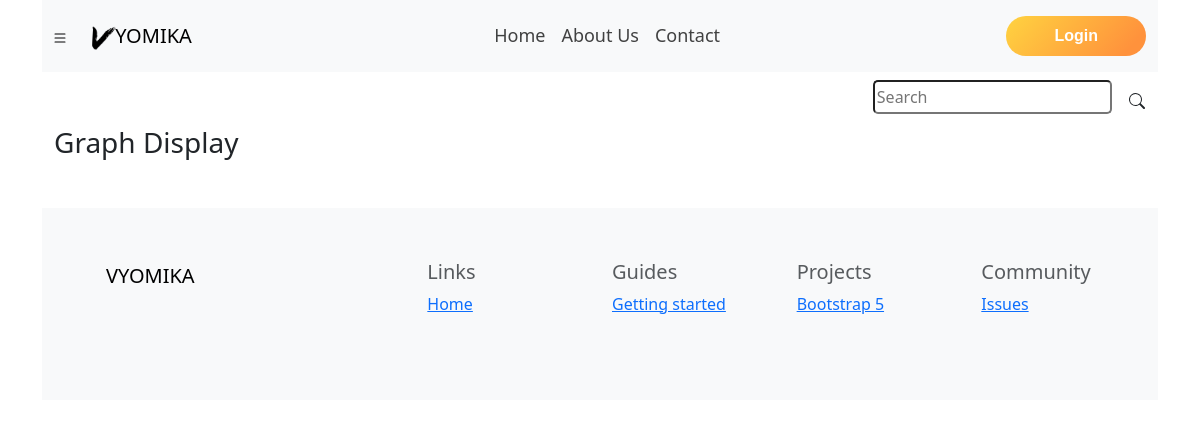
The app's page /visualize/display/53/, older data.
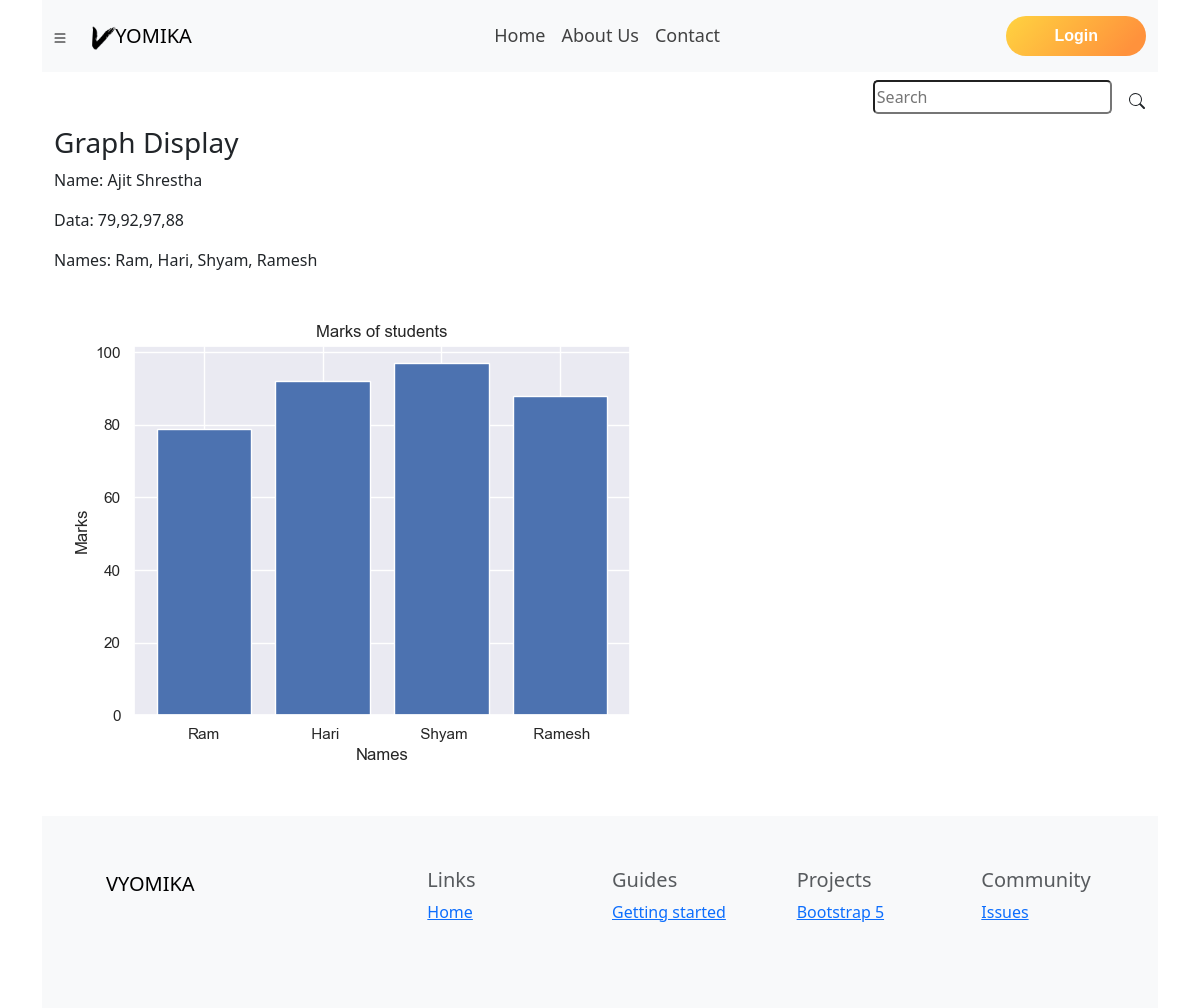
The same page, newer data.
### Visualize/models.py (models this page shows, shortened)
class Visualize(models.Model):
    snum = models.AutoField(primary_key=True)
    fname = models.CharField(max_length=55, default='')
    datas = models.CharField(max_length=100, default='')
    names = models.CharField(max_length=255, default='')
    graph = models.ImageField(default='', upload_to='graphs')

### Visualize/views.py (the view)
# urls.py: path('display/<int:snum>/', views.displayGraph, name='displayGraph')
def displayGraph(request, snum):
    data = Visualize.objects.filter(snum=snum).first()
    url = f'/media/graph{snum}.png'
    context = {'data': data, 'url':url}
    return render(request, 'Visualize/visualize.html', context)

### templates/Visualize/visualize.html (shortened to what this page needs)
{% extends 'base.html' %}
{% block body %}
<div class="container">
    <h3>Graph Display</h3>
    {% if data %}
    <div>
        <p>Name: {{ data.fname }}</p>
        <p>Data: {{ data.datas }}</p>
        <p>Names: {{ data.names }}</p>
    </div>
    <img src="/media/graphs/graph{{data.snum}}.png" alt="Graph {{data.snum}}">
    {% endif %}
</div>
{% endblock %}

Row changes from the older to the newer data that the page shows:
added Visualize: fname "Ajit Shrestha", datas "79,92,97,88", names "Ram, Hari, Shyam, Ramesh"
Text that changed along with them:
text now shown: "Name: Data: Names:"
